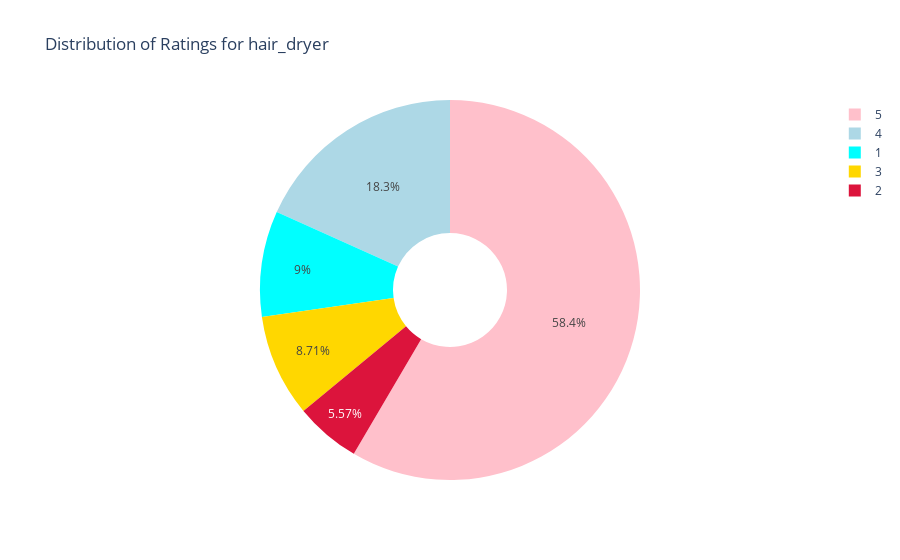
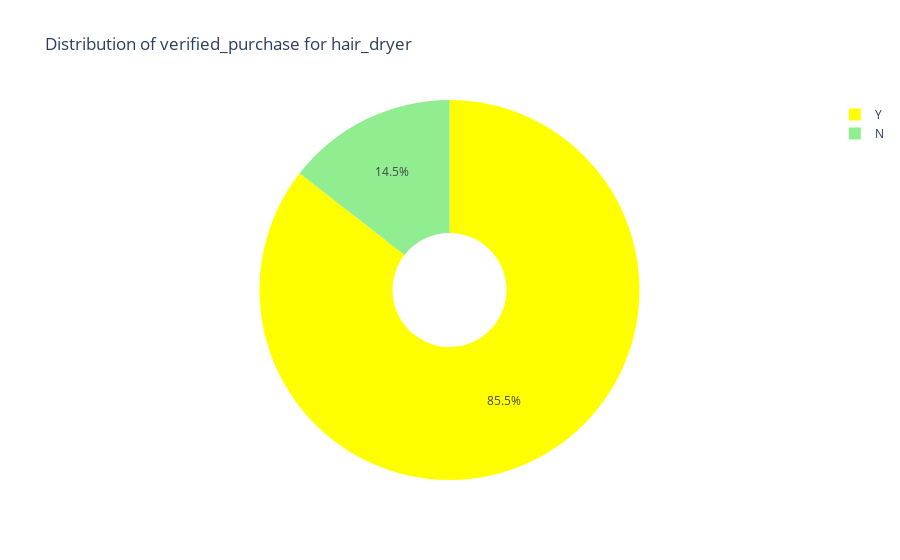
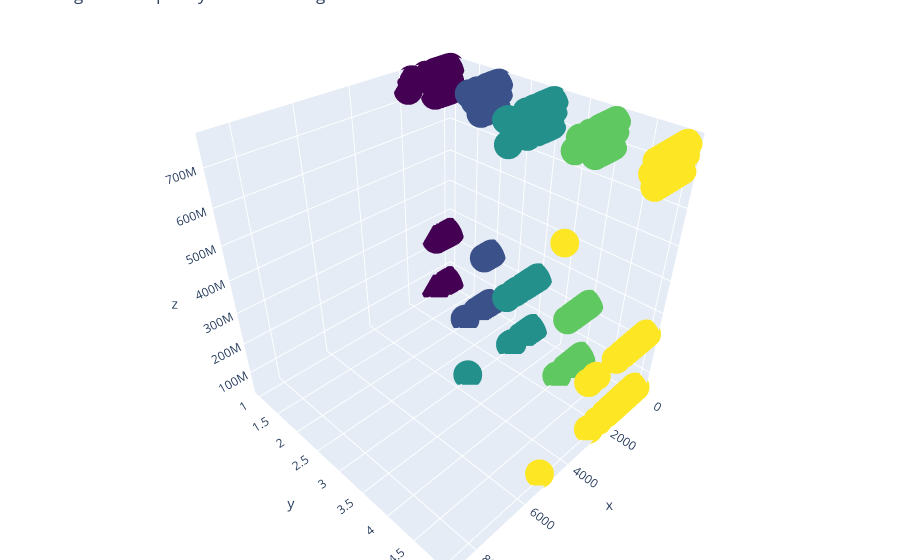

Notebook source saved alongside these figures, in order:
### Code cell
vis_data(data_total[0],data_names[0])

### Figure 1 — Plotly figure (JSON) as saved in the notebook; plotly's stock layout.template omitted (floating-point values rounded to 4 significant figures)
{"data": [{"hole": 0.3, "labels": [5, 4, 1, 3, 2], "marker": {"colors": ["pink", "lightblue", "aqua", "gold", "crimson"]}, "name": "hair_dryer", "type": "pie", "values": [6703, 2095, 1032, 999, 639]}], "layout": {"paper_bgcolor": "#ffffff", "plot_bgcolor": "#ffffff", "title": {"text": "Distribution of Ratings for hair_dryer"}}}

### Figure 2 — Plotly figure (JSON) as saved in the notebook; plotly's stock layout.template omitted (floating-point values rounded to 4 significant figures)
{"data": [{"hole": 0.3, "labels": ["Y", "N"], "marker": {"colors": ["yellow", "lightgreen"]}, "name": "hair_dryer", "type": "pie", "values": [9809, 1659]}], "layout": {"paper_bgcolor": "#ffffff", "plot_bgcolor": "#ffffff", "title": {"text": "Distribution of verified_purchase for hair_dryer"}}}

### Figure 3 — Plotly figure (JSON) as saved in the notebook; plotly's stock layout.template omitted (floating-point values rounded to 4 significant figures; data arrays with more than 128 entries replaced by an {"elided": "..."} marker saying what was removed)
{"data": [{"marker": {"color": {"elided": "11468 int values"}, "colorscale": [[0, "#440154"], [0.1111, "#482878"], [0.2222, "#3e4989"], [0.3333, "#31688e"], [0.4444, "#26828e"], [0.5556, "#1f9e89"], [0.6667, "#35b779"], [0.7778, "#6ece58"], [0.8889, "#b5de2b"], [1, "#fde725"]], "size": 10}, "mode": "markers", "name": "hair_dryer", "type": "scatter3d", "x": {"elided": "11468 int values"}, "y": {"elided": "11468 int values"}, "z": {"elided": "2508 int values"}}], "layout": {"margin": {"b": 0, "l": 0, "r": 0, "t": 0}, "paper_bgcolor": "#ffffff", "plot_bgcolor": "#ffffff", "title": {"text": "Length vs Frequency word vs Ratings"}}}
